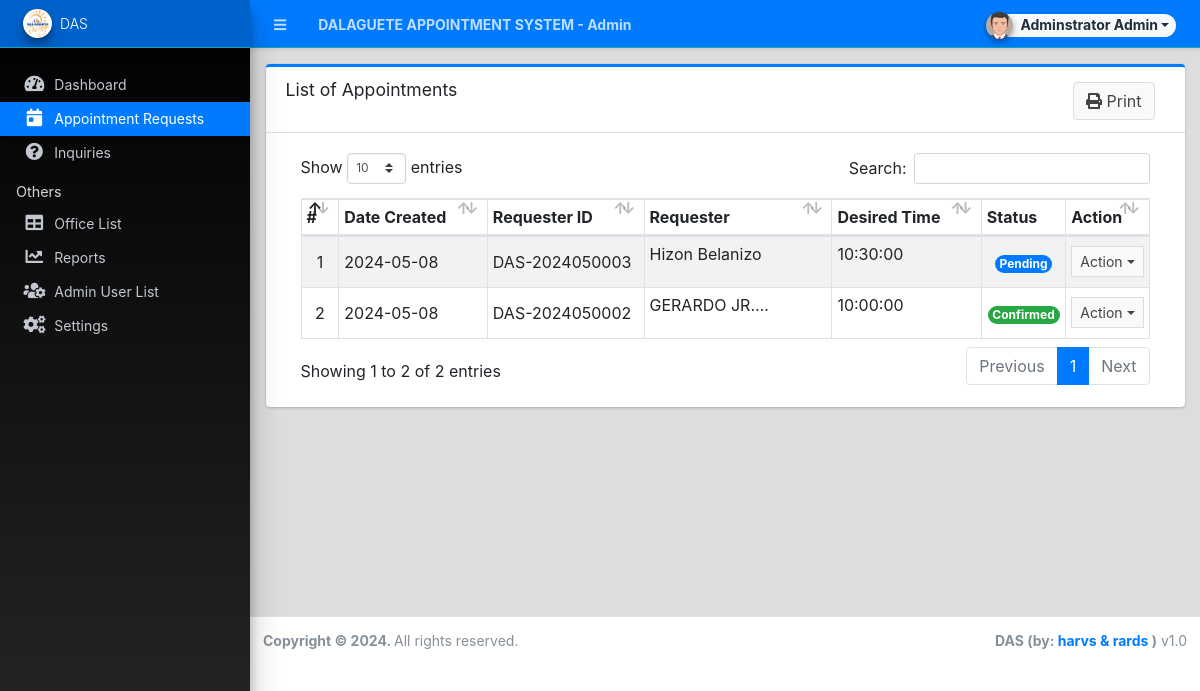
/admin/?page=appointments (signed in), run on the app's committed database.
### tables this page shows
CREATE TABLE `appointment_list` (
  `id` int(30) NOT NULL,
  `code` varchar(100) NOT NULL,
  `schedule` date NOT NULL,
  `time` time NOT NULL,
  `owner_name` text NOT NULL,
  `contact` text NOT NULL,
  `email` text NOT NULL,
  `address` text NOT NULL,
  `category_id` int(30) NOT NULL,
  `description` varchar(50) NOT NULL,
  `service_ids` text DEFAULT NULL,
  `status` tinyint(4) NOT NULL DEFAULT 0,
  `venue` varchar(255) NOT NULL,
  `confirmed_time` time NOT NULL,
  `date_created` datetime NOT NULL DEFAULT current_timestamp(),
  `date_updated` datetime DEFAULT NULL ON UPDATE current_timestamp(),
  `subject_id` int(11) DEFAULT NULL
);

### admin/appointments/index.php (the view, shortened to what this page needs)
<div class="card card-outline card-primary">
	<div class="card-header">
		<h3 class="card-title">List of Appointments</h3>
		<button class="btn btn-default float-right" id="printBtn"><i class="fa fa-print"></i> Print</button>
	</div>
	<div class="card-body">
		<div class="container-fluid">
        <div class="container-fluid">
			<table class="table table-hover table-striped table-bordered">
				<colgroup>
					<col width="5%">
					<col width="20%">
					<col width="20%">
					<col width="25%">
					<col width="20%">
					<col width="10%">
				</colgroup>
				<thead>
					<tr>
						<th>#</th>
						<th>Date Created</th>
						<th>Requester ID</th>
						<th>Requester</th>
						<th>Desired Time</th>
						<th>Status</th>
						<th>Action</th>
					</tr>
				</thead>
				<tbody>
					<?php
						$i = 1;
						$qry = $conn->query("SELECT * from `appointment_list` order by unix_timestamp(`date_created`) desc ");
						while($row = $qry->fetch_assoc()):
					?>
						<tr>
							<td class="text-center"><?php echo $i++; ?></td>
							<td class=""><?php echo date("Y-m-d",strtotime($row['date_created'])) ?></td>
							<td><?php echo ($row['code']) ?></td>
							<td class=""><p class="truncate-1"><?php echo ucwords($row['owner_name']) ?></p></td>
							<td class=""><p class="truncate-1"><?php echo ucwords($row['time']) ?></p></td>
							<td class="text-center">
								<?php
									switch ($row['status']){
										case 0:
											echo '<span class=" ml-6 rounded-pill badge badge-primary">Pending</span>';
											break;
										case 1:
											echo '<span class="ml-6 rounded-pill badge badge-success">Confirmed</span>';
											break;
									}
								?>
							</td>
							<td align="center">
								 <button type="button" class="btn btn-flat btn-default btn-sm dropdown-toggle dropdown-icon" data-toggle="dropdown">
				                  		Action
				                  </button>
							</td>
						</tr>
					<?php endwhile; ?>
				</tbody>
			</table>
		</div>
		</div>
	</div>
</div>

### admin/appointments/index.php (style rules this page uses)
#printBtn { float: right; margin-top: 3px; margin-right: 10px; }

### data on the page
appointment_list: date_created "2024-05-08", code "DAS-2024050003", owner_name "Hizon Belanizo", time "10:30:00", status "Pending"
appointment_list: date_created "2024-05-08", code "DAS-2024050002", owner_name "GERARDO…", time "10:00:00", status "Confirmed"

### other printed values
$_settings->info('name') "DALAGUETE APPOINTMENT SYSTEM"
$_settings->userdata('firstname').' '.$_settings->userdata('lastname') "Adminstrator Admin"
$_settings->info('short_name') "DAS"
